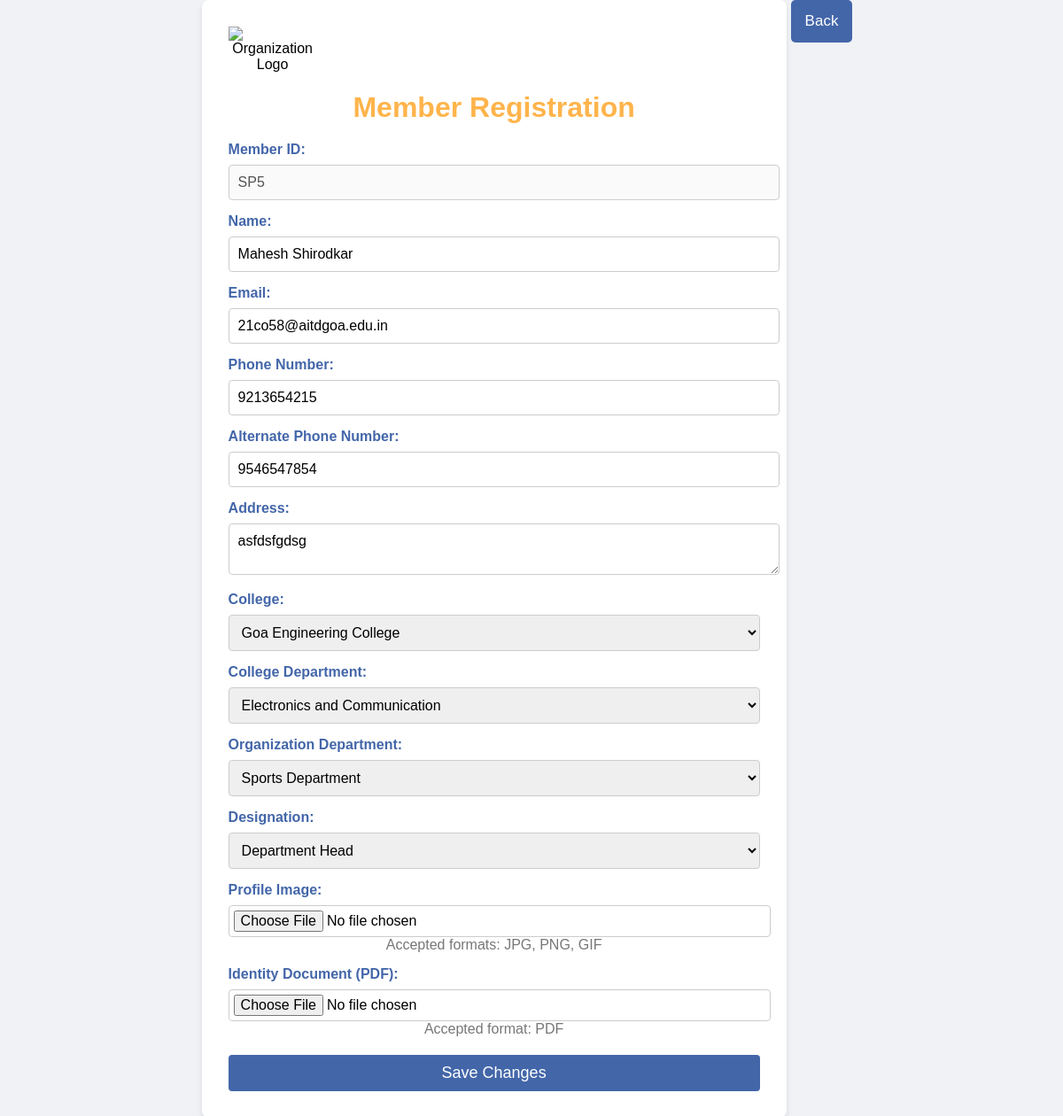
The page /edit_member.php?mem_id=5 on the database its author committed.
### tables this page shows
CREATE TABLE `personal_details` (
  `mem_id` int(3) NOT NULL,
  `name` varchar(100) NOT NULL,
  `email` varchar(100) NOT NULL,
  `ph_no` varchar(10) NOT NULL,
  `alt_ph_no` varchar(10) NOT NULL,
  `address` varchar(50) NOT NULL,
  `college` varchar(50) NOT NULL,
  `college_dpt` varchar(50) NOT NULL
);

CREATE TABLE `document` (
  `doc_id` int(3) NOT NULL,
  `profile_image` varchar(255) NOT NULL,
  `identity_document` varchar(255) NOT NULL,
  `mem_id` int(3) NOT NULL
);

CREATE TABLE `department` (
  `dpt_id` int(3) NOT NULL,
  `dpt_name` varchar(50) NOT NULL,
  `designation` varchar(50) NOT NULL,
  `mem_id` int(3) NOT NULL
);

### edit_member.php (the view, shortened to what this page needs)
<?php
include('db_connection.php');
if (isset($_GET['mem_id'])) {
    $mem_id = $_GET['mem_id'];
} else {
    die('mem_id not specified.');
}
$query = "SELECT pd.*, d.*, doc.*
          FROM personal_details pd
          LEFT JOIN department d ON pd.mem_id = d.mem_id
          LEFT JOIN document doc ON pd.mem_id = doc.mem_id
          WHERE pd.mem_id = ?";
$stmt = $conn->prepare($query);
$stmt->bind_param('i', $mem_id);
$stmt->execute();
$result = $stmt->get_result();
$person = $result->fetch_assoc();
?>
<!DOCTYPE html>
<html lang="en">
<head>
    <link rel="stylesheet" href="css/add_member.css">
</head>
<body>
    <div style="display:flex;">
        <form action='edit_mem_details.php' method="POST" enctype="multipart/form-data">
            <div class="form-logo">
                <img src="images/logo.jpeg" alt="Organization Logo">
            </div>
            <h1>Member Registration</h1>
            <label for="name">Member ID:</label>
            <input type="text" value="<?php echo "SP" . htmlspecialchars($person['mem_id']); ?>" disabled>
            <label for="name">Name:</label>
            <input type="text" id="name" name="name" value="<?php echo htmlspecialchars($person['name']); ?>">
            <label for="email">Email:</label>
            <input type="email" id="email" name="email" value="<?php echo htmlspecialchars($person['email']); ?>">
            <label for="ph_no">Phone Number:</label>
            <input type="text" id="ph_no" name="ph_no" value="<?php echo htmlspecialchars($person['ph_no']); ?>">
            <label for="alt_ph_no">Alternate Phone Number:</label>
            <input type="text" id="alt_ph_no" name="alt_ph_no" value="<?php echo htmlspecialchars($person['alt_ph_no']); ?>">
            <label for="address">Address:</label>
            <textarea id="address" name="address"><?php echo htmlspecialchars($person['address']); ?></textarea>
            <label for="college">College:</label>
            <select id="college" name="college">
                <option value="GEC" <?php echo ($person['college'] == 'GEC') ? 'selected' : ''; ?>>Goa Engineering College</option>
            </select>
            <label for="college_dept">College Department:</label>
            <select id="college_dept" name="college_dept" onchange="showOtherDeptInput(this)">
                <option value="ECE" <?php echo ($person['college_dpt'] == 'ECE') ? 'selected' : ''; ?>>Electronics and Communication</option>
            </select>
            <label for="department">Organization Department:</label>
            <select id="department" name="department">
                <option value="Sports" <?php echo ($person['dpt_name'] == 'Sports') ? 'selected' : ''; ?>>Sports Department</option>
            </select>
            <label for="designation">Designation:</label>
            <select id="designation" name="designation">
                <option value="Department Head" <?php echo ($person['designation'] == 'Department Head') ? 'selected' : ''; ?>>Department Head</option>
            </select>
            <label for="profile_image">Profile Image:</label>
            <input type="file" id="profile_image" name="profile_image" class="file-input" accept="image/*">
            <span class="file-label">Accepted formats: JPG, PNG, GIF</span>
            <label for="identity_document">Identity Document (PDF):</label>
            <input type="file" id="identity_document" name="identity_document" class="file-input" accept="application/pdf">
            <span class="file-label">Accepted format: PDF</span>
            <button type="submit">Save Changes</button>
        </form>
        <div class="topnav">
            <a href="all_members.php" class="split">Back</a>
        </div>
    </div>
</body>
</html>

### css/add_member.css (style rules this page uses)
body { font-family: 'Arial', sans-serif; background-color: #f0f2f5; display: flex; justify-content: center; align-items: center; margin: 0; }
form { background: #ffffff; padding: 30px; border-radius: 8px; box-shadow: 0 4px 6px rgba(0, 0, 0, 0.1); width: 100%; max-width: 600px; text-align: center; }
.form-logo { display: flex; justify-content: left; margin-bottom: 20px; }
.form-logo img { max-width: 100px; height: auto; }
h1 { color: #FFB44B; margin-bottom: 20px; }
label { display: block; font-weight: bold; color: #4366A9; margin-top: 15px; text-align: left; }
input, select, textarea, button { width: 100%; padding: 10px; margin-top: 8px; margin-right: 8px; border: 1px solid #ccc; border-radius: 4px; font-size: 16px; font-family: inherit; transition: border-color 0.3s ease; }
button { margin-top: 20px; background-color: #4366A9; color: #fff; cursor: pointer; border: none; font-size: 18px; }
.file-input { padding: 5px; }
.file-label { font-weight: normal; color: #777; }
.topnav { margin-right: 10px; }
.topnav a { color: #f2f2f2; text-align: center; padding: 14px 16px; text-decoration: none; font-size: 17px; }
.topnav a.split { float: right; background-color: #4366A9; color: white; border-radius: 5px; border: none; margin-left: 5px; }

### rows shown on the page
personal_details: mem_id "SP5", name "Mahesh Shirodkar", email "21co58@aitdgoa.edu.in", ph_no "9213654215", alt_ph_no "9546547854", address "asfdsfgdsg", college "Goa Engineering College", college_dept "Electronics and Communication"
department: department "Sports Department", designation "Department Head"
